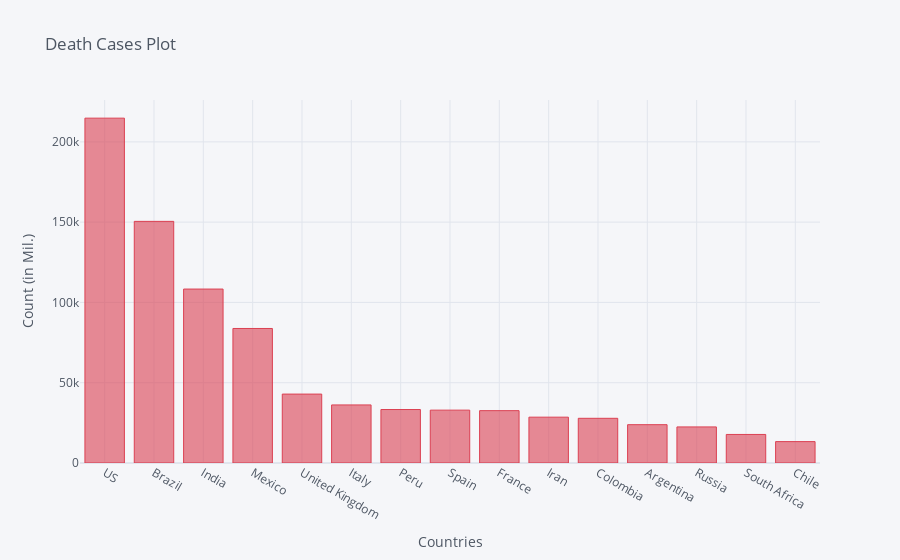

Notebook source saved alongside this figure:
### Code cell
death_df2_plot.iplot(kind='bar', x='Country/Region', y='10/11/20',color='red',
                    title='Death Cases Plot',xTitle='Countries',yTitle='Count (in Mil.)')

### Figure 1 — Plotly figure (JSON) as saved in the notebook; plotly's stock layout.template omitted (floating-point values rounded to 4 significant figures)
{"data": [{"marker": {"color": "rgba(219, 64, 82, 0.6)", "line": {"color": "rgba(219, 64, 82, 1.0)", "width": 1}}, "name": "10/11/20", "orientation": "v", "text": "", "type": "bar", "x": ["US", "Brazil", "India", "Mexico", "United Kingdom", "Italy", "Peru", "Spain", "France", "Iran", "Colombia", "Argentina", "Russia", "South Africa", "Chile"], "y": [214768, 150488, 108334, 83781, 42915, 36166, 33305, 32929, 32601, 28544, 27834, 23868, 22471, 17780, 13318]}], "layout": {"legend": {"bgcolor": "#F5F6F9", "font": {"color": "#4D5663"}}, "paper_bgcolor": "#F5F6F9", "plot_bgcolor": "#F5F6F9", "title": {"font": {"color": "#4D5663"}, "text": "Death Cases Plot"}, "xaxis": {"gridcolor": "#E1E5ED", "showgrid": true, "tickfont": {"color": "#4D5663"}, "title": {"font": {"color": "#4D5663"}, "text": "Countries"}, "zerolinecolor": "#E1E5ED"}, "yaxis": {"gridcolor": "#E1E5ED", "showgrid": true, "tickfont": {"color": "#4D5663"}, "title": {"font": {"color": "#4D5663"}, "text": "Count (in Mil.)"}, "zerolinecolor": "#E1E5ED"}}}
